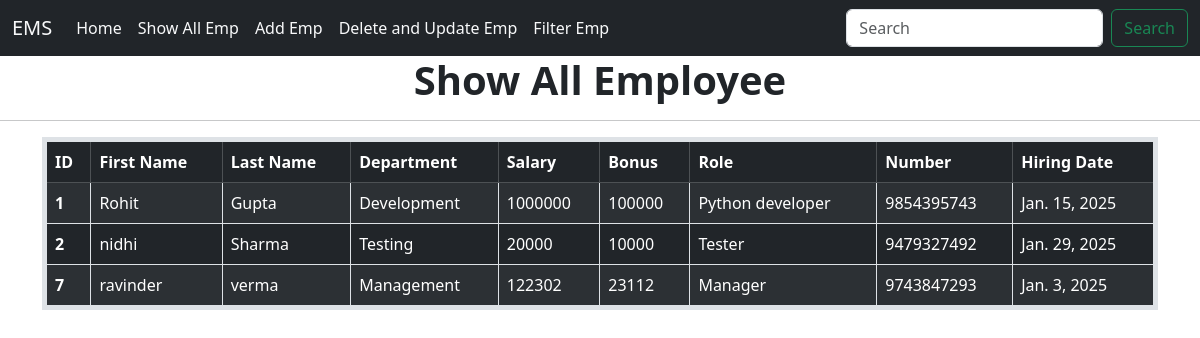
Page /showemp/ on the earlier database version.
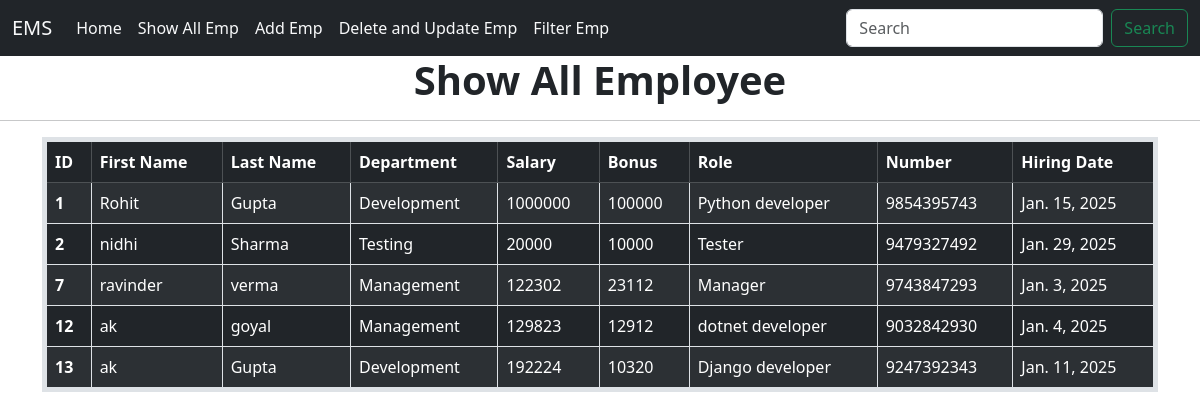
Same page on the later database version.
### ems/models.py (models this page shows, shortened)
class Employee(models.Model):
    first_name = models.CharField(max_length=100, null=False)
    last_name = models.CharField(max_length=100, null=False)
    dept = models.ForeignKey(Department,on_delete=models.CASCADE)
    salary = models.IntegerField(default=0)
    bonus = models.IntegerField(default=0)
    role = models.ForeignKey(Role,on_delete=models.CASCADE)
    number = models.CharField(max_length=15,null=False)
    hire_date = models.DateField()

class Department(models.Model):
    name = models.CharField(max_length=100, null=False)
    location = models.CharField(max_length=100)
    def __str__(self):
        return self.name

class Role(models.Model):
    name = models.CharField(max_length=100,null=False)
    def __str__(self):
        return self.name

### ems/views.py (the view)
# urls.py: path('showemp/', views.show_all_emp.as_view(),name="showdata"),
class show_all_emp(View):
    template_name =  'ems/show_all_user.html'
    def get(self,request):
        obj = Employee.objects.all()
        return render(request, self.template_name,{"emp":obj})

### ems/templates/ems/show_all_user.html (shortened to what this page needs)
{% extends 'ems/index.html' %}
{% block section %}
<h1 style="text-align: center; font-weight: bolder;">Show All Employee</h1>
<hr>
<div class="container">
<table class="table table-dark table-hover table-striped table-bordered border border-5 rounded-pill">
    <thead class="table-dark">
      <tr>
        <th scope="col">ID</th>
        <th scope="col">First Name</th>
        <th scope="col">Last Name</th>
        <th scope="col">Department</th>
        <th scope="col">Salary</th>
        <th scope="col">Bonus</th>
        <th scope="col">Role</th>
        <th scope="col">Number</th>
        <th scope="col">Hiring Date</th>
      </tr>
    </thead>
    <tbody>
        {% for item in emp %}
        <tr>
          <th scope="row">{{item.id}}</th>
          <td>{{item.first_name}}</td>
          <td>{{item.last_name}}</td>
          <td>{{item.dept}}</td>
          <td>{{item.salary}}</td>
          <td>{{item.bonus}}</td>
          <td>{{item.role}}</td>
          <td>{{item.number}}</td>
          <td>{{item.hire_date}}</td>
        </tr>
        {% endfor %}
    </tbody>
  </table>
</div>
{% endblock section %}

### ems/templates/ems/index.html (shortened to what this page needs)
<!doctype html>
{% load static %}
<html lang="en">
  <head>
    <link href="https://cdn.jsdelivr.net/npm/bootstrap@5.3.3/dist/css/bootstrap.min.css" rel="stylesheet">
  </head>
  <body>
    <nav class="navbar navbar-expand-lg bg-dark ">
        <div class="container-fluid">
          <a class="navbar-brand text-light" href="#">EMS</a>
          <div class="collapse navbar-collapse" id="navbarSupportedContent">
            <ul class="navbar-nav me-auto mb-2 mb-lg-0">
              <li class="nav-item">
                <a class="nav-link active text-light" aria-current="page" href="{% url 'home' %}">Home</a>
              </li>
              <li class="nav-item">
                <a class="nav-link active text-light" aria-current="page" href="{% url 'showdata' %}">Show All Emp</a>
              </li>
              <li class="nav-item">
                <a class="nav-link active text-light" aria-current="page" href="{% url 'addemp' %}">Add Emp</a>
              </li>
              <li class="nav-item">
                <a class="nav-link active text-light" aria-current="page" href="{% url 'delete_emp' %}">Delete and Update Emp</a>
              </li>
              <li class="nav-item">
                <a class="nav-link active text-light" aria-current="page" href="{% url 'getdata' %}">Filter Emp</a>
              </li>
            </ul>
            <form class="d-flex" role="search">
              <input class="form-control me-2" type="search" placeholder="Search" aria-label="Search">
              <button class="btn btn-outline-success" type="submit">Search</button>
            </form>
          </div>
        </div>
      </nav>
      {% block section %}{% endblock section%}
  </body>
</html>

Differences in the rows shown:
added Employee: id "12", first_name "ak", last_name "goyal", dept "Management", salary "129823", bonus "12912", role "dotnet developer", number "9032842930", hire_date "Jan. 4, 2025"
added Employee: id "13", first_name "ak", last_name "Gupta", dept "Development", salary "192224", bonus "10320", role "Django developer", number "9247392343", hire_date "Jan. 11, 2025"
